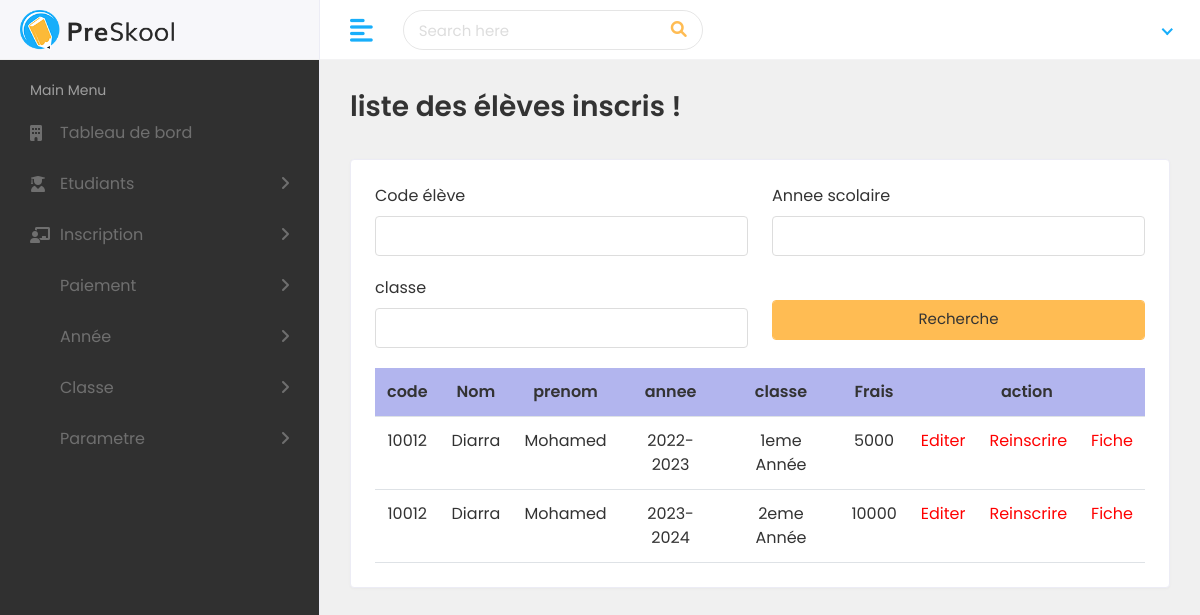
The page /pages/listeInscription.php (signed in) on the database its author committed.
### tables this page shows
CREATE TABLE `inscription` (
  `id_inscription` int(11) NOT NULL,
  `frais_inscription` int(11) NOT NULL,
  `date_inscription` datetime DEFAULT NULL,
  `id_eleve` int(10) UNSIGNED NOT NULL,
  `id_annee_scolaire` int(11) NOT NULL,
  `id_classe` int(11) NOT NULL,
  `id_user` int(11) UNSIGNED NOT NULL
);

CREATE TABLE `eleve` (
  `id_eleve` int(10) UNSIGNED NOT NULL,
  `nom` varchar(45) DEFAULT NULL,
  `prenom` varchar(45) DEFAULT NULL,
  `telephone` varchar(45) DEFAULT NULL,
  `adresse` varchar(100) NOT NULL,
  `np_mere` varchar(45) DEFAULT NULL,
  `np_pere` varchar(45) DEFAULT NULL,
  `tel_parent` varchar(45) NOT NULL,
  `lieuxtravailPere` varchar(45) DEFAULT NULL,
  `lieuxtravailMere` varchar(45) DEFAULT NULL,
  `date_nais` date NOT NULL,
  `sex` varchar(45) DEFAULT NULL,
  `date_enregister` datetime NOT NULL DEFAULT current_timestamp(),
  `id_user` int(11) NOT NULL
);

CREATE TABLE `annee_scolaire` (
  `id_annee_scolaire` int(11) NOT NULL,
  `nom_annee` varchar(45) DEFAULT NULL,
  `description` varchar(45) DEFAULT NULL
);

CREATE TABLE `classe` (
  `id_classe` int(11) NOT NULL,
  `nomClasse` varchar(50) NOT NULL,
  `description` varchar(255) NOT NULL,
  `nbre_par_classe` int(11) NOT NULL,
  `montant_annuelle` int(11) NOT NULL
);

### pages/listeInscription.php (the view, shortened to what this page needs)
<?php
require '../includes/head.php';
require_once("../codePHP/connexion.php");
 if(isset($_POST['recherche']))
{
 if(!empty($_POST['id_eleve']) || !empty($_POST['id_annee_scolaire']) || !empty($_POST['id_classe'])){
 $id_eleve = $_POST['id_eleve'];
 $id_annee_scolaire = $_POST['id_annee_scolaire'];
 $id_classe = $_POST['id_classe'];
 $select = $pdo->prepare("
 SELECT DISTINCT
 eleve.id_eleve,
 eleve.nom,
 eleve.prenom,
 eleve.telephone,
 annee_scolaire.id_annee_scolaire,
 classe.id_classe,
 annee_scolaire.nom_annee,
 classe.nomClasse,
 id_inscription,
 frais_inscription,
 date_inscription
 FROM inscription
 INNER JOIN eleve ON eleve.id_eleve = inscription.id_eleve
 INNER JOIN annee_scolaire ON annee_scolaire.id_annee_scolaire = inscription.id_annee_scolaire
 INNER JOIN classe ON classe.id_classe = inscription.id_classe
 WHERE eleve.id_eleve= ? OR  annee_scolaire.nom_annee=? OR classe.nomClasse=?
 ");
 $select->execute(array($id_eleve,$id_annee_scolaire,$id_classe));
  }
}else{
 $select = $pdo->prepare("
 SELECT
 eleve.id_eleve,
 eleve.nom,
 eleve.prenom,
 eleve.telephone,
 annee_scolaire.nom_annee,
 classe.nomClasse,
 id_inscription,
 frais_inscription,
 date_inscription
 FROM inscription
 INNER JOIN eleve ON eleve.id_eleve = inscription.id_eleve
 INNER JOIN annee_scolaire ON annee_scolaire.id_annee_scolaire = inscription.id_annee_scolaire
 INNER JOIN classe ON classe.id_classe = inscription.id_classe
 ");
 $select->execute();
}
?>
<div class="header">
<div class="header-left">
<a href="index.html" class="logo">
<img src="../assets/img/logo.png" alt="Logo">
</a>
</div>
<a href="javascript:void(0);" id="toggle_btn">
<i class="fas fa-align-left"></i>
</a>
<div class="top-nav-search">
<form>
<input type="text" class="form-control" placeholder="Search here">
<button class="btn" type="submit"><i class="fas fa-search"></i></button>
</form>
</div>
<?php  require '../includes/sous.php'; ?>
</div>
<?php  require '../includes/nav.php'; ?>
<div class="page-wrapper">
<div class="content container-fluid">
<div class="page-header">
<div class="row align-items-center">
<div class="col">
<h3 class="page-title">liste des élèves inscris !</h3>
</div>
</div>
</div>
<div class="row">
<div class="col-sm-12">
<div class="card">
<div class="card-body">
<form method="POST">
<div class="row">
<div class="col-12 col-sm-6">
<div class="form-group">
<label>Code élève</label>
<input type="number" maxlength="12"  name="id_eleve" class="form-control">
</div>
</div>
<div class="col-12 col-sm-6">
<div class="form-group">
<label>Annee scolaire</label>
   <input type="text"  name="id_annee_scolaire" maxlength="12" class="form-control">
</div>
</div>
<div class="col-12 col-sm-6">
<div class="form-group">
<label>classe</label>
<input type="text" maxlength="12" name="id_classe" class="form-control">
</div>
</div>
<div class="col-12 col-sm-6">
<div class="form-group">
<input class="form-control btn btn-primary" name="recherche" type="submit" value="Recherche">
</div>
</div>
</div>
<table class="datatable table table-stripped">
<thead align="center">
<tr style="background-color:rgba(0,11,200,.3);">
<th>code</th>
<th>Nom</th>
<th>prenom</th>
<th>annee</th>
<th>classe</th>
<th>Frais</th>
<th colspan="3">action</th>
</tr>
</thead>
<tbody align="center">
<?php foreach($select as $resultat){ ?>
<tr>
<td><?php echo $resultat['id_eleve']; ?></td>
<td><?php echo $resultat['nom']; ?></td>
<td><?php echo $resultat['prenom']; ?></td>
<td><?php echo $resultat['nom_annee']; ?></td>
<td><?php echo $resultat['nomClasse']; ?></td>
<td><?php echo $resultat['frais_inscription']; ?></td>
<td>
   <a href="editerInscription.php?id_inscription=<?php echo $resultat['id_inscription']; ?>" onclick="return confirm('Voulez-vous vraiment modifier ce élément?');">Editer</a>
</td>
<td>
   <a href="reinscrire.php?id_eleve=<?php echo $resultat['id_eleve']; ?>" onclick="return confirm('Voulez-vous vraiment inscrire ce élève?');">Reinscrire</a>
</td>
<td>
   <a href="detailInsccription.php?id_inscription=<?php echo $resultat['id_inscription']; ?>" onclick="return confirm('Voulez-vous vraiment voir la fiche de cet élève?');">Fiche</a>
</td>
</tr>
<?php } ?>
</tbody>
</table>
</form>
</div>
</div>
</div>
</div>
</div>
</div>
</div>
</body>
</html>

### assets/css/style.css (style rules this page uses)
html { height: 100%; }
body { background-color: #fff; color: #333; font-family: 'Poppins', sans-serif; font-size: 1rem; height: 100%; line-height: 1.5; overflow-x: hidden; }
h1, h2, h3, h4, h5, h6 { font-family: 'Poppins', sans-serif; margin-top: 0; }
.form-control { border: 1px solid #ddd; box-shadow: none; color: #333; font-size: 15px; height: 40px; }
a { color: #009ce7; text-decoration: none; }
input, button, a { transition: all 0.4s ease; -moz-transition: all 0.4s ease; -o-transition: all 0.4s ease; -ms-transition: all 0.4s ease; -webkit-transition: all 0.4s ease; }
input, input:focus, button, button:focus { outline: none; }
input[type=text], input[type=password] { -webkit-appearance: none; -moz-appearance: none; appearance: none; }
.form-group { margin-bottom: 1.25rem; }
label { display: inline-block; margin-bottom: 0.5rem; }
.table { color: #333; max-width: 100%; margin-bottom: 0; width: 100%; }
.table>:not(:first-child) { border-top: transparent; }
.table>:not(caption)>*>* { box-shadow: unset; padding: 0.75rem; }
.table thead th { vertical-align: bottom; border-bottom: 1px solid #dee2e6; }
.table thead tr th { font-weight: 600; }
.table tbody tr { border-bottom: 1px solid #dee2e6; }
.btn-primary { background-color: #FFBC53; border: 1px solid #FFBC53; }
.card { border: 1px solid #ececf5; box-shadow: 0 1px 3px 0 rgba(0, 0, 0, 0.03); margin-bottom: 1.875rem; }
.card-body { padding: 1.5rem; }
.header { background-color: #fff; border-bottom: 1px solid #f3f3f4; left: 0; position: fixed; right: 0; top: 0; z-index: 1001; height: 60px; }
.header .header-left { float: left; height: 60px; padding: 0 20px; position: relative; width: 320px; z-index: 1; transition: all 0.2s ease-in-out; background-color: #f7f7fa; border-bottom: 1px solid #efefef; border-right: 1px solid #ececf5; display: flex; align-items: center; }
.header .header-left .logo { display: inline-block; line-height: 60px; }
.header .header-left .logo img { max-height: 40px; width: auto; }
.top-nav-search { float: left; margin-left: 15px; }
.top-nav-search form { margin-top: 10px; position: relative; width: 300px; }
.top-nav-search .form-control { background-color: transparent; border-color: rgba(0, 0, 0, 0.1); border-radius: 50px; color: #6c757d; height: 40px; padding: 10px 50px 10px 15px; }
.top-nav-search .btn { background-color: transparent; border-color: transparent; color: #ffbc53; min-height: 40px; padding: 7px 15px; position: absolute; right: 0; top: 0; }
.top-nav-search .form-control::placeholder { color: #ddd; }
.page-wrapper { margin-left: 320px; padding-top: 60px; position: relative; transition: all 0.4s ease; }
.page-wrapper > .content { padding: 1.875rem 1.875rem 0; }
.page-header { margin-bottom: 1.875rem; }
.page-title { font-size: 28px; font-weight: 600; color: #333; margin-bottom: 5px; }
@media (min-width: 992px) { #toggle_btn { align-items: center; color: #18aefa; display: inline-flex; float: left; font-size: 26px; height: 60px; justify-content: center; margin-left: 15px; padding: 0 15px; } }

### includes/nav.php (style rules this page uses)
a { color: red; }

### rows shown on the page
inscription: id_eleve.id_eleve "10012", id_eleve.nom "Diarra", id_eleve.prenom "Mohamed", id_annee_scolaire.nom_annee "2022-2023", id_classe.nomClasse "1eme Année", frais_inscription "5000"
inscription: id_eleve.id_eleve "10012", id_eleve.nom "Diarra", id_eleve.prenom "Mohamed", id_annee_scolaire.nom_annee "2023-2024", id_classe.nomClasse "2eme Année", frais_inscription "10000"
